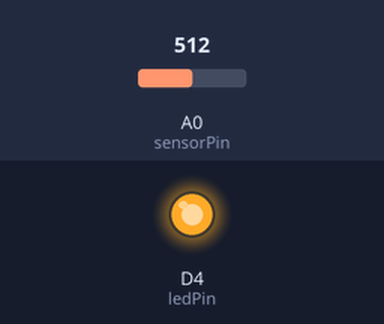
A sketch run on a simulated ESP8266 (NodeMCU). Shown: output pins drawn as LEDs (lit = HIGH). The test bench sets the inputs (shaded band); at power-on: A0 (sensorPin) = 512. What the sketch prints to the serial monitor is not drawn.

Above: at 2.8 s.
2.9 s: A0 (sensorPin) set to 122
At 3.8 s:
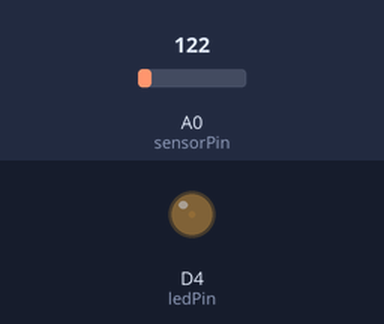
6.4 s: A0 (sensorPin) set to 511
Timing chart, 0 to 16.3 s (numbered marks = the images above; inputs shaded):
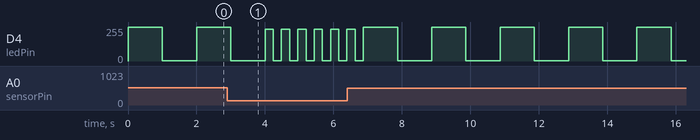

Measured:
- by itself, D4 (ledPin): repeats every 2.0 s: 255/255 1.0 s, 1/255 1.0 s

The sketch:

Exercicio_3.ino
```cpp
/*  Software para controle do Tempo de Pisca do LED */

float tempo = 0;        //Valor Tempo do led
int sensorPin = A0;     //Definindo A0 Entrada Analógica
const int ledPin = D4;   // D4 = GPIO2 LEDBuiltin
int analogValue = 0 ;   //Inicializa Variável Valor Entrada Analógica

void setup() {
Serial.begin(115200);    //Inicializa a serial
pinMode(ledPin, OUTPUT); //Incializa o ledPin  como saída
}

void loop() {

  {
  Serial.print("Valor LDR em % =");      //Print Valor LDR em Porcentagem na Serial
  Serial.println(analogValue*100/1023);  //Print Valor em % da Entrada Analógica LDR na Serial
  analogValue = analogRead(sensorPin);   //Lendo Entrada Analógica
  tempo = map(analogValue, 0, 1023, 0, 2000);   //Converte e atribui para a variavel "tempo" o valor lido no LDR
  analogWrite(ledPin, tempo);  //Liga led
  delay(tempo);                //Tempo Ligado
  analogWrite(ledPin,HIGH);    //Desliga LED
  delay(tempo);}               //Tempo Desligado

    if (tempo==0); //Condição para LDR 0%
  {
    analogWrite(ledPin,LOW);} //Led Aceso sem piscar

  }
```
